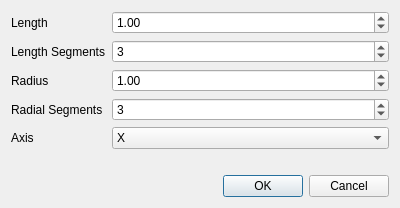
<?xml version="1.0" encoding="UTF-8"?>
<ui version="4.0">
 <class>ConeParametersDialog</class>
 <widget class="QDialog" name="ConeParametersDialog">
  <property name="windowModality">
   <enum>Qt::ApplicationModal</enum>
  </property>
  <property name="geometry">
   <rect>
    <x>0</x>
    <y>0</y>
    <width>400</width>
    <height>208</height>
   </rect>
  </property>
  <property name="minimumSize">
   <size>
    <width>400</width>
    <height>208</height>
   </size>
  </property>
  <property name="windowTitle">
   <string>Cone Parameters</string>
  </property>
  <layout class="QGridLayout" name="gridLayout">
   <item row="1" column="0">
    <widget class="QDialogButtonBox" name="buttonBox">
     <property name="orientation">
      <enum>Qt::Horizontal</enum>
     </property>
     <property name="standardButtons">
      <set>QDialogButtonBox::Cancel|QDialogButtonBox::Ok</set>
     </property>
    </widget>
   </item>
   <item row="0" column="0">
    <layout class="QFormLayout" name="formLayout">
     <item row="0" column="0">
      <widget class="QLabel" name="lengthLabel">
       <property name="text">
        <string>Length</string>
       </property>
      </widget>
     </item>
     <item row="0" column="1">
      <widget class="QDoubleSpinBox" name="lengthDoubleSpinBox">
       <property name="singleStep">
        <double>0.010000000000000</double>
       </property>
       <property name="value">
        <double>1.000000000000000</double>
       </property>
      </widget>
     </item>
     <item row="1" column="0">
      <widget class="QLabel" name="lengthSegmentsLabel">
       <property name="text">
        <string>Length Segments</string>
       </property>
      </widget>
     </item>
     <item row="1" column="1">
      <widget class="QSpinBox" name="lengthSegmentsSpinBox">
       <property name="minimum">
        <number>1</number>
       </property>
       <property name="value">
        <number>3</number>
       </property>
      </widget>
     </item>
     <item row="2" column="0">
      <widget class="QLabel" name="radiusLabel">
       <property name="text">
        <string>Radius</string>
       </property>
      </widget>
     </item>
     <item row="2" column="1">
      <widget class="QDoubleSpinBox" name="radiusDoubleSpinBox">
       <property name="singleStep">
        <double>0.010000000000000</double>
       </property>
       <property name="value">
        <double>1.000000000000000</double>
       </property>
      </widget>
     </item>
     <item row="3" column="0">
      <widget class="QLabel" name="radialSegmentsLabel">
       <property name="text">
        <string>Radial Segments</string>
       </property>
      </widget>
     </item>
     <item row="3" column="1">
      <widget class="QSpinBox" name="radialSegmentsSpinBox">
       <property name="minimum">
        <number>1</number>
       </property>
       <property name="value">
        <number>3</number>
       </property>
      </widget>
     </item>
     <item row="4" column="0">
      <widget class="QLabel" name="axisLabel">
       <property name="text">
        <string>Axis</string>
       </property>
      </widget>
     </item>
     <item row="4" column="1">
      <widget class="QComboBox" name="axisComboBox">
       <item>
        <property name="text">
         <string>X</string>
        </property>
       </item>
       <item>
        <property name="text">
         <string>Y</string>
        </property>
       </item>
       <item>
        <property name="text">
         <string>Z</string>
        </property>
       </item>
      </widget>
     </item>
    </layout>
   </item>
  </layout>
 </widget>
 <resources/>
 <connections>
  <connection>
   <sender>buttonBox</sender>
   <signal>rejected()</signal>
   <receiver>ConeParametersDialog</receiver>
   <slot>reject()</slot>
   <hints>
    <hint type="sourcelabel">
     <x>316</x>
     <y>260</y>
    </hint>
    <hint type="destinationlabel">
     <x>286</x>
     <y>274</y>
    </hint>
   </hints>
  </connection>
  <connection>
   <sender>buttonBox</sender>
   <signal>accepted()</signal>
   <receiver>ConeParametersDialog</receiver>
   <slot>accept()</slot>
   <hints>
    <hint type="sourcelabel">
     <x>248</x>
     <y>254</y>
    </hint>
    <hint type="destinationlabel">
     <x>157</x>
     <y>274</y>
    </hint>
   </hints>
  </connection>
 </connections>
</ui>
